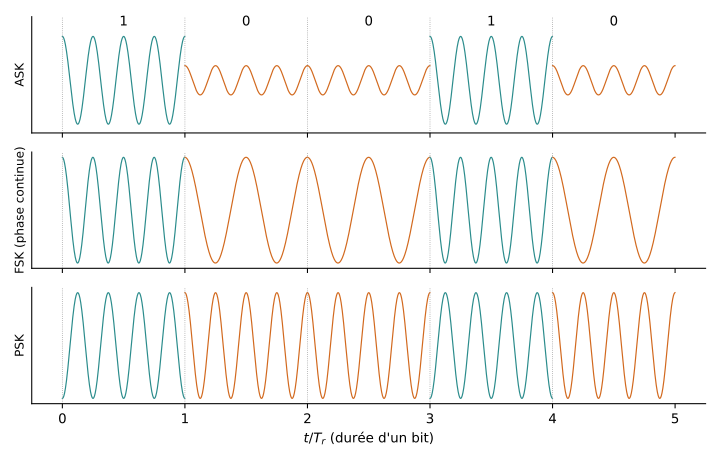

The script that saved this image:
"""EARF1 ch. 4 — Allures temporelles ASK, FSK et PSK pour le message binaire 10010.
D'après le support [mod-num, p. 7], recalculée (4 périodes de porteuse par bit ; ASK : E0 = E/3, E1 = E ;
FSK : f0 = 2 bits⁻¹, f1 = 4 bits⁻¹)."""
import numpy as np
import matplotlib
matplotlib.use("Agg")
import matplotlib.pyplot as plt
plt.rcParams.update({"font.family": "sans-serif", "font.size": 10, "svg.fonttype": "none"})
C1, C0 = "#2B8C8C", "#D2691E"
bits = [1, 0, 0, 1, 0]
t = np.linspace(0, 5, 5000, endpoint=False); b = np.array(bits)[t.astype(int)]
fc = 4.0
ask = np.where(b == 1, 1.0, 1 / 3) * np.cos(2 * np.pi * fc * t)
ph = 2 * np.pi * np.cumsum(np.where(b == 1, 4.0, 2.0)) * (t[1] - t[0])
fsk = np.cos(ph)
psk = np.cos(2 * np.pi * fc * t + np.pi * b)
fig, ax = plt.subplots(3, 1, figsize=(7.5, 4.8), sharex=True)
for a, s, nom in zip(ax, [ask, fsk, psk], ["ASK", "FSK (phase continue)", "PSK"]):
    for k in range(5):
        sel = (t >= k) & (t < k + 1)
        a.plot(t[sel], s[sel], color=C1 if bits[k] else C0, lw=0.9)
        a.axvline(k, color="#999", ls=":", lw=0.6)
    a.set_ylabel(nom, fontsize=9); a.set_yticks([]); a.spines[["top", "right"]].set_visible(False)
for k in range(5):
    ax[0].text(k + 0.5, 1.25, str(bits[k]), ha="center")
ax[0].set_ylim(-1.2, 1.45)
ax[-1].set_xlabel("$t / T_r$ (durée d'un bit)")
fig.tight_layout(); fig.savefig("04-allures-ask-fsk-psk.svg")
